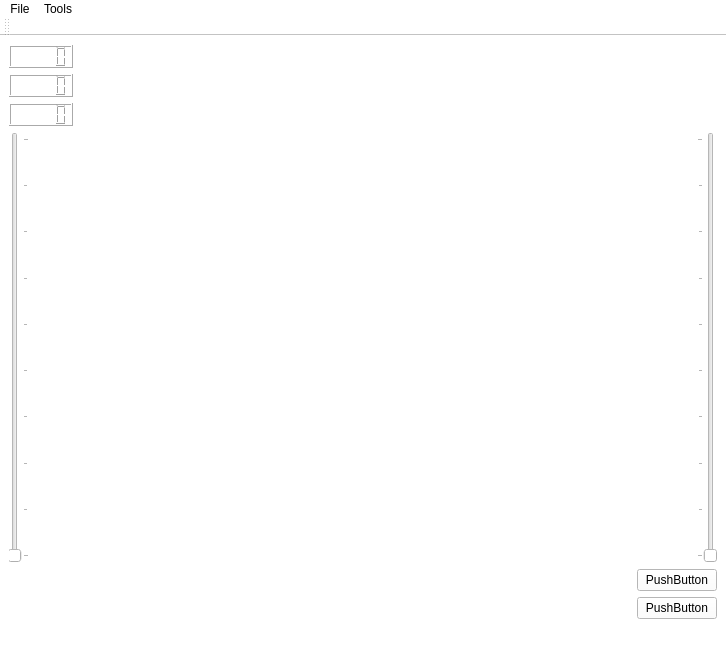
<?xml version="1.0" encoding="UTF-8"?>
<ui version="4.0">
 <class>MainWindow</class>
 <widget class="QMainWindow" name="MainWindow">
  <property name="geometry">
   <rect>
    <x>0</x>
    <y>0</y>
    <width>726</width>
    <height>650</height>
   </rect>
  </property>
  <property name="windowTitle">
   <string>Pandion</string>
  </property>
  <property name="autoFillBackground">
   <bool>false</bool>
  </property>
  <property name="styleSheet">
   <string notr="true">background-color: rgb(255, 255, 255);</string>
  </property>
  <widget class="QWidget" name="centralwidget">
   <layout class="QVBoxLayout" name="verticalLayout_8">
    <item>
     <layout class="QHBoxLayout" name="LayDisplays">
      <item>
       <layout class="QVBoxLayout" name="verticalLayout_7">
        <item>
         <widget class="QLCDNumber" name="speed"/>
        </item>
        <item>
         <widget class="QLCDNumber" name="depth"/>
        </item>
        <item>
         <widget class="QLCDNumber" name="course"/>
        </item>
       </layout>
      </item>
      <item>
       <spacer name="horizontalSpacer_3">
        <property name="orientation">
         <enum>Qt::Horizontal</enum>
        </property>
        <property name="sizeHint" stdset="0">
         <size>
          <width>40</width>
          <height>20</height>
         </size>
        </property>
       </spacer>
      </item>
     </layout>
    </item>
    <item>
     <layout class="QHBoxLayout" name="LaySliders">
      <item>
       <widget class="QSlider" name="prozrach">
        <property name="minimum">
         <number>1</number>
        </property>
        <property name="maximum">
         <number>10</number>
        </property>
        <property name="pageStep">
         <number>1</number>
        </property>
        <property name="sliderPosition">
         <number>1</number>
        </property>
        <property name="orientation">
         <enum>Qt::Vertical</enum>
        </property>
        <property name="tickPosition">
         <enum>QSlider::TicksBelow</enum>
        </property>
        <property name="tickInterval">
         <number>1</number>
        </property>
       </widget>
      </item>
      <item>
       <spacer name="horizontalSpacer">
        <property name="orientation">
         <enum>Qt::Horizontal</enum>
        </property>
        <property name="sizeHint" stdset="0">
         <size>
          <width>40</width>
          <height>20</height>
         </size>
        </property>
       </spacer>
      </item>
      <item>
       <widget class="QSlider" name="mashtab">
        <property name="minimum">
         <number>1</number>
        </property>
        <property name="maximum">
         <number>10</number>
        </property>
        <property name="pageStep">
         <number>1</number>
        </property>
        <property name="orientation">
         <enum>Qt::Vertical</enum>
        </property>
        <property name="tickPosition">
         <enum>QSlider::TicksAbove</enum>
        </property>
        <property name="tickInterval">
         <number>1</number>
        </property>
       </widget>
      </item>
     </layout>
    </item>
    <item>
     <layout class="QHBoxLayout" name="LayButtons">
      <item>
       <spacer name="horizontalSpacer_2">
        <property name="orientation">
         <enum>Qt::Horizontal</enum>
        </property>
        <property name="sizeHint" stdset="0">
         <size>
          <width>40</width>
          <height>20</height>
         </size>
        </property>
       </spacer>
      </item>
      <item>
       <layout class="QVBoxLayout" name="verticalLayout_6">
        <item>
         <widget class="QPushButton" name="cancel">
          <property name="text">
           <string>PushButton</string>
          </property>
         </widget>
        </item>
        <item>
         <widget class="QPushButton" name="target">
          <property name="text">
           <string>PushButton</string>
          </property>
         </widget>
        </item>
       </layout>
      </item>
     </layout>
    </item>
   </layout>
  </widget>
  <widget class="QMenuBar" name="menubar">
   <property name="geometry">
    <rect>
     <x>0</x>
     <y>0</y>
     <width>726</width>
     <height>21</height>
    </rect>
   </property>
   <property name="defaultUp">
    <bool>false</bool>
   </property>
   <widget class="QMenu" name="menuFile">
    <property name="title">
     <string>File</string>
    </property>
    <addaction name="actionOpen"/>
    <addaction name="separator"/>
    <addaction name="actionShut_Down"/>
   </widget>
   <widget class="QMenu" name="menuTools">
    <property name="title">
     <string>Tools</string>
    </property>
    <widget class="QMenu" name="menuSettings">
     <property name="title">
      <string>Settings</string>
     </property>
     <addaction name="actionNMEA_Connection_2"/>
    </widget>
    <addaction name="menuSettings"/>
    <addaction name="actionBackgroung"/>
   </widget>
   <addaction name="menuFile"/>
   <addaction name="menuTools"/>
  </widget>
  <widget class="QStatusBar" name="statusbar"/>
  <widget class="QToolBar" name="toolBar">
   <property name="windowTitle">
    <string>toolBar</string>
   </property>
   <property name="movable">
    <bool>true</bool>
   </property>
   <property name="iconSize">
    <size>
     <width>32</width>
     <height>32</height>
    </size>
   </property>
   <attribute name="toolBarArea">
    <enum>TopToolBarArea</enum>
   </attribute>
   <attribute name="toolBarBreak">
    <bool>true</bool>
   </attribute>
  </widget>
  <action name="actionShut_Down">
   <property name="text">
    <string>Shut Down</string>
   </property>
  </action>
  <action name="actionOpen">
   <property name="text">
    <string>Open</string>
   </property>
  </action>
  <action name="actionNMEA_Connection">
   <property name="text">
    <string>NMEA/Connection</string>
   </property>
  </action>
  <action name="actionNMEA_Connection_2">
   <property name="text">
    <string>NMEA/Connection</string>
   </property>
  </action>
  <action name="actionBackgroung">
   <property name="text">
    <string>Backgroung</string>
   </property>
  </action>
 </widget>
 <resources/>
 <connections/>
</ui>
